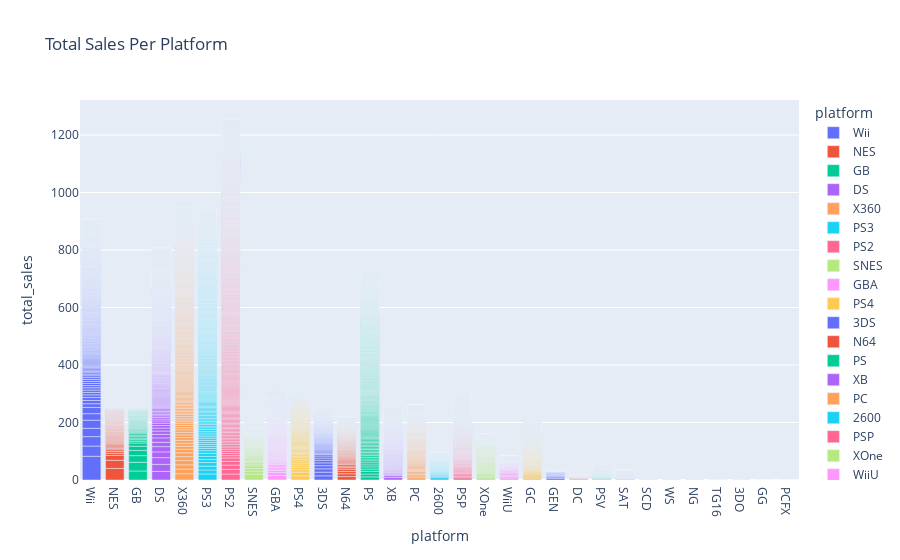

Notebook code cell kept with this figure:
### Code cell
fig_2 = px.bar(df, x='platform', y='total_sales', color='platform', title='Total Sales Per Platform')

fig_2.show()

### Figure 1 — Plotly figure (JSON) as saved in the notebook; plotly's stock layout.template omitted (floating-point values rounded to 4 significant figures; data arrays with more than 128 entries replaced by an {"elided": "..."} marker saying what was removed)
{"data": [{"alignmentgroup": "True", "hovertemplate": "platform=%{x}<br>total_sales=%{y}<extra></extra>", "legendgroup": "Wii", "marker": {"color": "#636efa", "pattern": {"shape": ""}}, "name": "Wii", "offsetgroup": "Wii", "orientation": "v", "showlegend": true, "textposition": "auto", "type": "bar", "x": {"elided": "1320 str values"}, "xaxis": "x", "y": {"elided": "1320 float values"}, "yaxis": "y"}, {"alignmentgroup": "True", "hovertemplate": "platform=%{x}<br>total_sales=%{y}<extra></extra>", "legendgroup": "NES", "marker": {"color": "#EF553B", "pattern": {"shape": ""}}, "name": "NES", "offsetgroup": "NES", "orientation": "v", "showlegend": true, "textposition": "auto", "type": "bar", "x": ["NES", "NES", "NES", "NES", "NES", "NES", "NES", "NES", "NES", "NES", "NES", "NES", "NES", "NES", "NES", "NES", "NES", "NES", "NES", "NES", "NES", "NES", "NES", "NES", "NES", "NES", "NES", "NES", "NES", "NES", "NES", "NES", "NES", "NES", "NES", "NES", "NES", "NES", "NES", "NES", "NES", "NES", "NES", "NES", "NES", "NES", "NES", "NES", "NES", "NES", "NES", "NES", "NES", "NES", "NES", "NES", "NES", "NES", "NES", "NES", "NES", "NES", "NES", "NES", "NES", "NES", "NES", "NES", "NES", "NES", "NES", "NES", "NES", "NES", "NES", "NES", "NES", "NES", "NES", "NES", "NES", "NES", "NES", "NES", "NES", "NES", "NES", "NES", "NES", "NES", "NES", "NES", "NES", "NES", "NES", "NES", "NES", "NES"], "xaxis": "x", "y": [40.24, 28.31, 17.28, 7.46, 6.5, 5.58, 4.84, 4.38, 4.17, 4.16, 4, 3.87, 3.5, 3.2, 3.12, 3.08, 3.02, 2.73, 2.65, 2.56, 2.52, 2.42, 2.4, 2.28, 2.23, 2.2, 2.17, 2.15, 2.14, 2.14, 1.96, 1.96, 1.85, 1.76, 1.75, 1.75, 1.67, 1.64, 1.56, 1.52, 1.52, 1.51, 1.5, 1.5, 1.48, 1.45, 1.42, 1.4, 1.39, 1.36, 1.32, 1.27, 1.25, 1.25, 1.23, 1.22, 1.2, 1.2, 1.19, 1.18, 1.17, 1.15, 1.15, 1.13, 1.12, 1.11, 1.1, 1.1, 1.1, 1.05, 1.05, 1.03, 1, 1, 0.98, 0.96, 0.93, 0.93, 0.92, 0.85, 0.84, 0.82, 0.81, 0.79, 0.76, 0.69, 0.57, 0.52, 0.51, 0.44, 0.41, 0.36, 0.32, 0.3, 0.28, 0.11, 0.07, 0.06], "yaxis": "y"}, {"alignmentgroup": "True", "hovertemplate": "platform=%{x}<br>total_sales=%{y}<extra></extra>", "legendgroup": "GB", "marker": {"color": "#00cc96", "pattern": {"shape": ""}}, "name": "GB", "offsetgroup": "GB", "orientation": "v", "showlegend": true, "textposition": "auto", "type": "bar", "x": ["GB", "GB", "GB", "GB", "GB", "GB", "GB", "GB", "GB", "GB", "GB", "GB", "GB", "GB", "GB", "GB", "GB", "GB", "GB", "GB", "GB", "GB", "GB", "GB", "GB", "GB", "GB", "GB", "GB", "GB", "GB", "GB", "GB", "GB", "GB", "GB", "GB", "GB", "GB", "GB", "GB", "GB", "GB", "GB", "GB", "GB", "GB", "GB", "GB", "GB", "GB", "GB", "GB", "GB", "GB", "GB", "GB", "GB", "GB", "GB", "GB", "GB", "GB", "GB", "GB", "GB", "GB", "GB", "GB", "GB", "GB", "GB", "GB", "GB", "GB", "GB", "GB", "GB", "GB", "GB", "GB", "GB", "GB", "GB", "GB", "GB", "GB", "GB", "GB", "GB", "GB", "GB", "GB", "GB", "GB", "GB", "GB", "GB"], "xaxis": "x", "y": [31.38, 30.26, 23.09, 18.14, 14.64, 11.18, 6.39, 5.34, 5.31, 5.19, 5.13, 5.07, 3.91, 3.84, 3.7, 3.41, 3.08, 2.36, 2.35, 2.35, 2.21, 2.19, 2.19, 2.19, 2.18, 2.12, 1.99, 1.94, 1.93, 1.92, 1.86, 1.76, 1.73, 1.68, 1.61, 1.62, 1.56, 1.48, 1.45, 1.45, 1.43, 1.34, 1.28, 1.24, 1.23, 1.22, 1.22, 1.19, 1.18, 1.15, 1.14, 1.1, 1.1, 1.03, 1, 0.89, 0.83, 0.81, 0.77, 0.76, 0.73, 0.62, 0.56, 0.54, 0.4, 0.39, 0.38, 0.38, 0.37, 0.35, 0.33, 0.32, 0.31, 0.3, 0.3, 0.28, 0.28, 0.28, 0.27, 0.27, 0.25, 0.23, 0.23, 0.23, 0.22, 0.2, 0.18, 0.17, 0.14, 0.14, 0.14, 0.12, 0.12, 0.07, 0.07, 0.07, 0.07, 0.06], "yaxis": "y"}, {"alignmentgroup": "True", "hovertemplate": "platform=%{x}<br>total_sales=%{y}<extra></extra>", "legendgroup": "DS", "marker": {"color": "#ab63fa", "pattern": {"shape": ""}}, "name": "DS", "offsetgroup": "DS", "orientation": "v", "showlegend": true, "textposition": "auto", "type": "bar", "x": {"elided": "2151 str values"}, "xaxis": "x", "y": {"elided": "2151 float values"}, "yaxis": "y"}, {"alignmentgroup": "True", "hovertemplate": "platform=%{x}<br>total_sales=%{y}<extra></extra>", "legendgroup": "X360", "marker": {"color": "#FFA15A", "pattern": {"shape": ""}}, "name": "X360", "offsetgroup": "X360", "orientation": "v", "showlegend": true, "textposition": "auto", "type": "bar", "x": {"elided": "1262 str values"}, "xaxis": "x", "y": {"elided": "1262 float values"}, "yaxis": "y"}, {"alignmentgroup": "True", "hovertemplate": "platform=%{x}<br>total_sales=%{y}<extra></extra>", "legendgroup": "PS3", "marker": {"color": "#19d3f3", "pattern": {"shape": ""}}, "name": "PS3", "offsetgroup": "PS3", "orientation": "v", "showlegend": true, "textposition": "auto", "type": "bar", "x": {"elided": "1331 str values"}, "xaxis": "x", "y": {"elided": "1331 float values"}, "yaxis": "y"}, {"alignmentgroup": "True", "hovertemplate": "platform=%{x}<br>total_sales=%{y}<extra></extra>", "legendgroup": "PS2", "marker": {"color": "#FF6692", "pattern": {"shape": ""}}, "name": "PS2", "offsetgroup": "PS2", "orientation": "v", "showlegend": true, "textposition": "auto", "type": "bar", "x": {"elided": "2161 str values"}, "xaxis": "x", "y": {"elided": "2161 float values"}, "yaxis": "y"}, {"alignmentgroup": "True", "hovertemplate": "platform=%{x}<br>total_sales=%{y}<extra></extra>", "legendgroup": "SNES", "marker": {"color": "#B6E880", "pattern": {"shape": ""}}, "name": "SNES", "offsetgroup": "SNES", "orientation": "v", "showlegend": true, "textposition": "auto", "type": "bar", "x": {"elided": "239 str values"}, "xaxis": "x", "y": {"elided": "239 float values"}, "yaxis": "y"}, {"alignmentgroup": "True", "hovertemplate": "platform=%{x}<br>total_sales=%{y}<extra></extra>", "legendgroup": "GBA", "marker": {"color": "#FF97FF", "pattern": {"shape": ""}}, "name": "GBA", "offsetgroup": "GBA", "orientation": "v", "showlegend": true, "textposition": "auto", "type": "bar", "x": {"elided": "822 str values"}, "xaxis": "x", "y": {"elided": "822 float values"}, "yaxis": "y"}, {"alignmentgroup": "True", "hovertemplate": "platform=%{x}<br>total_sales=%{y}<extra></extra>", "legendgroup": "PS4", "marker": {"color": "#FECB52", "pattern": {"shape": ""}}, "name": "PS4", "offsetgroup": "PS4", "orientation": "v", "showlegend": true, "textposition": "auto", "type": "bar", "x": {"elided": "392 str values"}, "xaxis": "x", "y": {"elided": "392 float values"}, "yaxis": "y"}, {"alignmentgroup": "True", "hovertemplate": "platform=%{x}<br>total_sales=%{y}<extra></extra>", "legendgroup": "3DS", "marker": {"color": "#636efa", "pattern": {"shape": ""}}, "name": "3DS", "offsetgroup": "3DS", "orientation": "v", "showlegend": true, "textposition": "auto", "type": "bar", "x": {"elided": "520 str values"}, "xaxis": "x", "y": {"elided": "520 float values"}, "yaxis": "y"}, {"alignmentgroup": "True", "hovertemplate": "platform=%{x}<br>total_sales=%{y}<extra></extra>", "legendgroup": "N64", "marker": {"color": "#EF553B", "pattern": {"shape": ""}}, "name": "N64", "offsetgroup": "N64", "orientation": "v", "showlegend": true, "textposition": "auto", "type": "bar", "x": {"elided": "319 str values"}, "xaxis": "x", "y": {"elided": "319 float values"}, "yaxis": "y"}, {"alignmentgroup": "True", "hovertemplate": "platform=%{x}<br>total_sales=%{y}<extra></extra>", "legendgroup": "PS", "marker": {"color": "#00cc96", "pattern": {"shape": ""}}, "name": "PS", "offsetgroup": "PS", "orientation": "v", "showlegend": true, "textposition": "auto", "type": "bar", "x": {"elided": "1197 str values"}, "xaxis": "x", "y": {"elided": "1197 float values"}, "yaxis": "y"}, {"alignmentgroup": "True", "hovertemplate": "platform=%{x}<br>total_sales=%{y}<extra></extra>", "legendgroup": "XB", "marker": {"color": "#ab63fa", "pattern": {"shape": ""}}, "name": "XB", "offsetgroup": "XB", "orientation": "v", "showlegend": true, "textposition": "auto", "type": "bar", "x": {"elided": "824 str values"}, "xaxis": "x", "y": {"elided": "824 float values"}, "yaxis": "y"}, {"alignmentgroup": "True", "hovertemplate": "platform=%{x}<br>total_sales=%{y}<extra></extra>", "legendgroup": "PC", "marker": {"color": "#FFA15A", "pattern": {"shape": ""}}, "name": "PC", "offsetgroup": "PC", "orientation": "v", "showlegend": true, "textposition": "auto", "type": "bar", "x": {"elided": "974 str values"}, "xaxis": "x", "y": {"elided": "974 float values"}, "yaxis": "y"}, {"alignmentgroup": "True", "hovertemplate": "platform=%{x}<br>total_sales=%{y}<extra></extra>", "legendgroup": "2600", "marker": {"color": "#19d3f3", "pattern": {"shape": ""}}, "name": "2600", "offsetgroup": "2600", "orientation": "v", "showlegend": true, "textposition": "auto", "type": "bar", "x": {"elided": "133 str values"}, "xaxis": "x", "y": {"elided": "133 float values"}, "yaxis": "y"}, {"alignmentgroup": "True", "hovertemplate": "platform=%{x}<br>total_sales=%{y}<extra></extra>", "legendgroup": "PSP", "marker": {"color": "#FF6692", "pattern": {"shape": ""}}, "name": "PSP", "offsetgroup": "PSP", "orientation": "v", "showlegend": true, "textposition": "auto", "type": "bar", "x": {"elided": "1209 str values"}, "xaxis": "x", "y": {"elided": "1209 float values"}, "yaxis": "y"}, {"alignmentgroup": "True", "hovertemplate": "platform=%{x}<br>total_sales=%{y}<extra></extra>", "legendgroup": "XOne", "marker": {"color": "#B6E880", "pattern": {"shape": ""}}, "name": "XOne", "offsetgroup": "XOne", "orientation": "v", "showlegend": true, "textposition": "auto", "type": "bar", "x": {"elided": "247 str values"}, "xaxis": "x", "y": {"elided": "247 float values"}, "yaxis": "y"}, {"alignmentgroup": "True", "hovertemplate": "platform=%{x}<br>total_sales=%{y}<extra></extra>", "legendgroup": "WiiU", "marker": {"color": "#FF97FF", "pattern": {"shape": ""}}, "name": "WiiU", "offsetgroup": "WiiU", "orientation": "v", "showlegend": true, "textposition": "auto", "type": "bar", "x": {"elided": "147 str values"}, "xaxis": "x", "y": {"elided": "147 float values"}, "yaxis": "y"}, {"alignmentgroup": "True", "hovertemplate": "platform=%{x}<br>total_sales=%{y}<extra></extra>", "legendgroup": "GC", "marker": {"color": "#FECB52", "pattern": {"shape": ""}}, "name": "GC", "offsetgroup": "GC", "orientation": "v", "showlegend": true, "textposition": "auto", "type": "bar", "x": {"elided": "556 str values"}, "xaxis": "x", "y": {"elided": "556 float values"}, "yaxis": "y"}, {"alignmentgroup": "True", "hovertemplate": "platform=%{x}<br>total_sales=%{y}<extra></extra>", "legendgroup": "GEN", "marker": {"color": "#636efa", "pattern": {"shape": ""}}, "name": "GEN", "offsetgroup": "GEN", "orientation": "v", "showlegend": true, "textposition": "auto", "type": "bar", "x": ["GEN", "GEN", "GEN", "GEN", "GEN", "GEN", "GEN", "GEN", "GEN", "GEN", "GEN", "GEN", "GEN", "GEN", "GEN", "GEN", "GEN", "GEN", "GEN", "GEN", "GEN", "GEN", "GEN", "GEN", "GEN", "GEN", "GEN", "GEN", "GEN"], "xaxis": "x", "y": [6.02, 4.33, 2.67, 2.6, 2.39, 2.05, 1.82, 1.76, 1.65, 1.42, 1.34, 1.12, 0.26, 0.19, 0.15, 0.14, 0.13, 0.12, 0.08, 0.08, 0.07, 0.07, 0.07, 0.05, 0.05, 0.04, 0.04, 0.03, 0.03], "yaxis": "y"}, {"alignmentgroup": "True", "hovertemplate": "platform=%{x}<br>total_sales=%{y}<extra></extra>", "legendgroup": "DC", "marker": {"color": "#EF553B", "pattern": {"shape": ""}}, "name": "DC", "offsetgroup": "DC", "orientation": "v", "showlegend": true, "textposition": "auto", "type": "bar", "x": ["DC", "DC", "DC", "DC", "DC", "DC", "DC", "DC", "DC", "DC", "DC", "DC", "DC", "DC", "DC", "DC", "DC", "DC", "DC", "DC", "DC", "DC", "DC", "DC", "DC", "DC", "DC", "DC", "DC", "DC", "DC", "DC", "DC", "DC", "DC", "DC", "DC", "DC", "DC", "DC", "DC", "DC", "DC", "DC", "DC", "DC", "DC", "DC", "DC", "DC", "DC", "DC"], "xaxis": "x", "y": [2.41, 1.81, 1.19, 1.18, 1.14, 1.09, 0.52, 0.41, 0.37, 0.36, 0.34, 0.33, 0.32, 0.29, 0.26, 0.23, 0.22, 0.2, 0.2, 0.19, 0.18, 0.17, 0.15, 0.14, 0.14, 0.14, 0.13, 0.12, 0.12, 0.11, 0.1, 0.1, 0.1, 0.1, 0.09, 0.09, 0.08, 0.08, 0.08, 0.07, 0.07, 0.06, 0.06, 0.06, 0.06, 0.05, 0.05, 0.05, 0.04, 0.04, 0.04, 0.02], "yaxis": "y"}, {"alignmentgroup": "True", "hovertemplate": "platform=%{x}<br>total_sales=%{y}<extra></extra>", "legendgroup": "PSV", "marker": {"color": "#00cc96", "pattern": {"shape": ""}}, "name": "PSV", "offsetgroup": "PSV", "orientation": "v", "showlegend": true, "textposition": "auto", "type": "bar", "x": {"elided": "430 str values"}, "xaxis": "x", "y": {"elided": "430 float values"}, "yaxis": "y"}, {"alignmentgroup": "True", "hovertemplate": "platform=%{x}<br>total_sales=%{y}<extra></extra>", "legendgroup": "SAT", "marker": {"color": "#ab63fa", "pattern": {"shape": ""}}, "name": "SAT", "offsetgroup": "SAT", "orientation": "v", "showlegend": true, "textposition": "auto", "type": "bar", "x": {"elided": "173 str values"}, "xaxis": "x", "y": {"elided": "173 float values"}, "yaxis": "y"}, {"alignmentgroup": "True", "hovertemplate": "platform=%{x}<br>total_sales=%{y}<extra></extra>", "legendgroup": "SCD", "marker": {"color": "#FFA15A", "pattern": {"shape": ""}}, "name": "SCD", "offsetgroup": "SCD", "orientation": "v", "showlegend": true, "textposition": "auto", "type": "bar", "x": ["SCD", "SCD", "SCD", "SCD", "SCD", "SCD"], "xaxis": "x", "y": [1.5, 0.14, 0.07, 0.06, 0.05, 0.04], "yaxis": "y"}, {"alignmentgroup": "True", "hovertemplate": "platform=%{x}<br>total_sales=%{y}<extra></extra>", "legendgroup": "WS", "marker": {"color": "#19d3f3", "pattern": {"shape": ""}}, "name": "WS", "offsetgroup": "WS", "orientation": "v", "showlegend": true, "textposition": "auto", "type": "bar", "x": ["WS", "WS", "WS", "WS", "WS", "WS"], "xaxis": "x", "y": [0.51, 0.28, 0.25, 0.18, 0.17, 0.03], "yaxis": "y"}, {"alignmentgroup": "True", "hovertemplate": "platform=%{x}<br>total_sales=%{y}<extra></extra>", "legendgroup": "NG", "marker": {"color": "#FF6692", "pattern": {"shape": ""}}, "name": "NG", "offsetgroup": "NG", "orientation": "v", "showlegend": true, "textposition": "auto", "type": "bar", "x": ["NG", "NG", "NG", "NG", "NG", "NG", "NG", "NG", "NG", "NG", "NG", "NG"], "xaxis": "x", "y": [0.25, 0.23, 0.2, 0.2, 0.14, 0.12, 0.08, 0.07, 0.06, 0.04, 0.03, 0.02], "yaxis": "y"}, {"alignmentgroup": "True", "hovertemplate": "platform=%{x}<br>total_sales=%{y}<extra></extra>", "legendgroup": "TG16", "marker": {"color": "#B6E880", "pattern": {"shape": ""}}, "name": "TG16", "offsetgroup": "TG16", "orientation": "v", "showlegend": true, "textposition": "auto", "type": "bar", "x": ["TG16", "TG16"], "xaxis": "x", "y": [0.14, 0.02], "yaxis": "y"}, {"alignmentgroup": "True", "hovertemplate": "platform=%{x}<br>total_sales=%{y}<extra></extra>", "legendgroup": "3DO", "marker": {"color": "#FF97FF", "pattern": {"shape": ""}}, "name": "3DO", "offsetgroup": "3DO", "orientation": "v", "showlegend": true, "textposition": "auto", "type": "bar", "x": ["3DO", "3DO", "3DO"], "xaxis": "x", "y": [0.06, 0.02, 0.02], "yaxis": "y"}, {"alignmentgroup": "True", "hovertemplate": "platform=%{x}<br>total_sales=%{y}<extra></extra>", "legendgroup": "GG", "marker": {"color": "#FECB52", "pattern": {"shape": ""}}, "name": "GG", "offsetgroup": "GG", "orientation": "v", "showlegend": true, "textposition": "auto", "type": "bar", "x": ["GG"], "xaxis": "x", "y": [0.04], "yaxis": "y"}, {"alignmentgroup": "True", "hovertemplate": "platform=%{x}<br>total_sales=%{y}<extra></extra>", "legendgroup": "PCFX", "marker": {"color": "#636efa", "pattern": {"shape": ""}}, "name": "PCFX", "offsetgroup": "PCFX", "orientation": "v", "showlegend": true, "textposition": "auto", "type": "bar", "x": ["PCFX"], "xaxis": "x", "y": [0.03], "yaxis": "y"}], "layout": {"barmode": "relative", "legend": {"title": {"text": "platform"}, "tracegroupgap": 0}, "title": {"text": "Total Sales Per Platform"}, "xaxis": {"anchor": "y", "categoryarray": ["Wii", "NES", "GB", "DS", "X360", "PS3", "PS2", "SNES", "GBA", "PS4", "3DS", "N64", "PS", "XB", "PC", "2600", "PSP", "XOne", "WiiU", "GC", "GEN", "DC", "PSV", "SAT", "SCD", "WS", "NG", "TG16", "3DO", "GG", "PCFX"], "categoryorder": "array", "domain": [0, 1], "title": {"text": "platform"}}, "yaxis": {"anchor": "x", "domain": [0, 1], "title": {"text": "total_sales"}}}}
